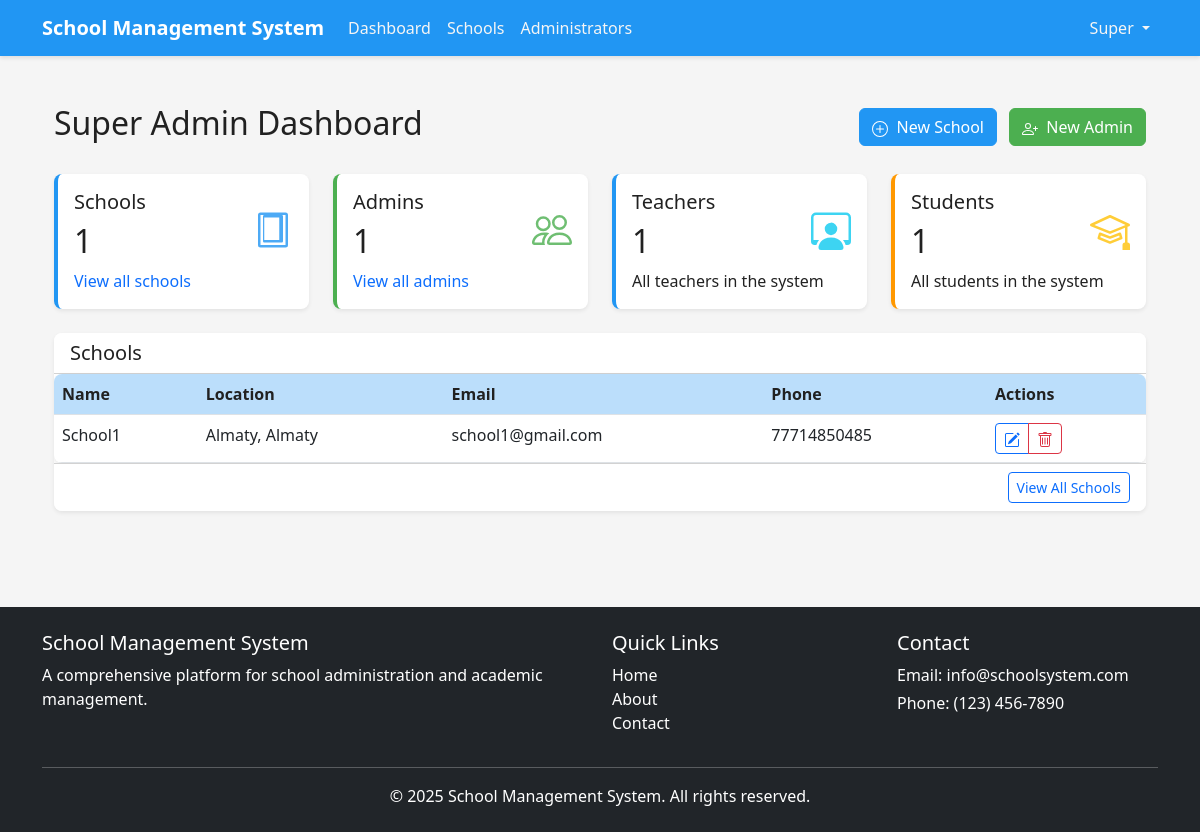
Page /super-admin/dashboard (signed in) on the committed database.
### app/models/user.py (models this page shows, shortened)
class User(db.Model, UserMixin):
    id = db.Column(db.Integer, primary_key=True)
    school_id = db.Column(db.Integer, db.ForeignKey('school.id'), nullable=True)
    first_name = db.Column(db.String(50), nullable=False)
    last_name = db.Column(db.String(50), nullable=False)
    email = db.Column(db.String(120), unique=True, nullable=False)
    password_hash = db.Column(db.String(60), nullable=False)
    is_active = db.Column(db.Boolean, default=True)
    created_at = db.Column(db.DateTime, default=datetime.utcnow)
    updated_at = db.Column(db.DateTime, default=datetime.utcnow, onupdate=datetime.utcnow)
    roles = db.relationship('Role', secondary=user_roles, lazy='subquery',
                            backref=db.backref('users', lazy=True))
    school = db.relationship('School', backref='users')
    children = db.relationship(
        'User',
        secondary=parent_student,
        primaryjoin=(parent_student.c.parent_id == id),
        secondaryjoin=(parent_student.c.student_id == id),
        backref=db.backref('parents', lazy='dynamic'),
        lazy='dynamic'
    )
    teaching_subjects = db.relationship(
        'Subject',
        secondary=teacher_subject,
        lazy='subquery',
        backref=db.backref('teachers', lazy=True)
    )
    enrolled_subjects = db.relationship(
        'Subject',
        secondary=subject_enrollment,
        lazy='subquery',
        backref=db.backref('students', lazy=True)
    )
    grades = db.relationship('Grade', backref='student', lazy=True,
                            foreign_keys='Grade.student_id')
    attendances = db.relationship('Attendance', backref='student', lazy=True,
                                foreign_keys='Attendance.student_id')
    def has_role(self, role_name):
        return any(role.name == role_name for role in self.roles)
    def is_super_admin(self):
        return self.has_role('super_admin')

### app/models/school.py (models this page shows, shortened)
class School(db.Model):
    id = db.Column(db.Integer, primary_key=True)
    name = db.Column(db.String(100), nullable=False)
    address = db.Column(db.String(200))
    city = db.Column(db.String(50))
    state = db.Column(db.String(50))
    zip_code = db.Column(db.String(20))
    country = db.Column(db.String(50))
    phone = db.Column(db.String(20))
    email = db.Column(db.String(120))
    website = db.Column(db.String(120))
    description = db.Column(db.Text)
    logo = db.Column(db.String(255))
    created_at = db.Column(db.DateTime, default=datetime.utcnow)
    updated_at = db.Column(db.DateTime, default=datetime.utcnow, onupdate=datetime.utcnow)
    subjects = db.relationship('Subject', backref='school', lazy=True)
    schedules = db.relationship('Schedule', backref='school', lazy=True)

### app/views/super_admin.py (the view)
@super_admin.route('/dashboard')
@login_required
@super_admin_required
def dashboard():
    schools_count = School.query.count()
    admins_count = User.query.join(User.roles).filter(Role.name == 'admin').count()
    teachers_count = User.query.join(User.roles).filter(Role.name == 'teacher').count()
    students_count = User.query.join(User.roles).filter(Role.name == 'student').count()
    schools = School.query.order_by(School.name).all()
    return render_template(
        'super_admin/dashboard.html',
        schools_count=schools_count,
        admins_count=admins_count,
        teachers_count=teachers_count,
        students_count=students_count,
        schools=schools
    )

### app/models/user.py (called while the page is built)
@login_manager.user_loader
def load_user(user_id):
    return User.query.get(int(user_id))

### app/utils/access_control.py (called while the page is built)
def role_required(*roles):
    def decorator(f):
        @wraps(f)
        def decorated_function(*args, **kwargs):
            if not current_user.is_authenticated:
                flash('Please log in to access this page.', 'warning')
                return redirect(url_for('auth.login'))
            has_role = False
            for role in roles:
                if current_user.has_role(role):
                    has_role = True
                    break
            if not has_role:
                abort(403)
            return f(*args, **kwargs)
        return decorated_function
    return decorator

### run.py (called while the page is built)
@app.context_processor
def inject_now():
    return {'now': datetime.utcnow()}

### app/templates/super_admin/dashboard.html (shortened to what this page needs)
{% extends "base.html" %}
{% block content %}
<div class="container py-4">
    <div class="d-flex justify-content-between align-items-center mb-4">
        <h1 class="h2">Super Admin Dashboard</h1>
        <div>
            <a href="{{ url_for('super_admin.create_school') }}" class="btn btn-primary">
                New School
            </a>
            <a href="{{ url_for('super_admin.create_admin') }}" class="btn btn-success ms-2">
                New Admin
            </a>
        </div>
    </div>
    <div class="row mb-4">
        <div class="col-md-3">
            <div class="card shadow-sm stats-card stats-primary">
                <div class="card-body">
                    <div class="d-flex justify-content-between align-items-center">
                        <div>
                            <h5 class="card-title mb-0">Schools</h5>
                            <h2 class="mt-2 mb-0">{{ schools_count }}</h2>
                        </div>
                        <div class="stats-icon text-primary">
                        </div>
                    </div>
                    <p class="card-text mt-2">
                        <a href="{{ url_for('super_admin.schools_list') }}" class="text-decoration-none">View all schools</a>
                    </p>
                </div>
            </div>
        </div>
        <div class="col-md-3">
            <div class="card shadow-sm stats-card stats-success">
                <div class="card-body">
                    <div class="d-flex justify-content-between align-items-center">
                        <div>
                            <h5 class="card-title mb-0">Admins</h5>
                            <h2 class="mt-2 mb-0">{{ admins_count }}</h2>
                        </div>
                        <div class="stats-icon text-success">
                        </div>
                    </div>
                    <p class="card-text mt-2">
                        <a href="{{ url_for('super_admin.admins_list') }}" class="text-decoration-none">View all admins</a>
                    </p>
                </div>
            </div>
        </div>
        <div class="col-md-3">
            <div class="card shadow-sm stats-card stats-info">
                <div class="card-body">
                    <div class="d-flex justify-content-between align-items-center">
                        <div>
                            <h5 class="card-title mb-0">Teachers</h5>
                            <h2 class="mt-2 mb-0">{{ teachers_count }}</h2>
                        </div>
                        <div class="stats-icon text-info">
                        </div>
                    </div>
                    <p class="card-text mt-2">All teachers in the system</p>
                </div>
            </div>
        </div>
        <div class="col-md-3">
            <div class="card shadow-sm stats-card stats-warning">
                <div class="card-body">
                    <div class="d-flex justify-content-between align-items-center">
                        <div>
                            <h5 class="card-title mb-0">Students</h5>
                            <h2 class="mt-2 mb-0">{{ students_count }}</h2>
                        </div>
                        <div class="stats-icon text-warning">
                        </div>
                    </div>
                    <p class="card-text mt-2">All students in the system</p>
                </div>
            </div>
        </div>
    </div>
    <div class="row">
        <div class="col-12">
            <div class="card shadow-sm">
                <div class="card-header bg-white">
                    <h5 class="mb-0">Schools</h5>
                </div>
                <div class="card-body p-0">
                    <div class="table-container">
                        <table class="table table-hover mb-0">
                            <thead>
                                <tr>
                                    <th>Name</th>
                                    <th>Location</th>
                                    <th>Email</th>
                                    <th>Phone</th>
                                    <th>Actions</th>
                                </tr>
                            </thead>
                            <tbody>
                                {% if schools %}
                                    {% for school in schools %}
                                        <tr>
                                            <td>{{ school.name }}</td>
                                            <td>{{ school.city }}, {{ school.state }}</td>
                                            <td>{{ school.email }}</td>
                                            <td>{{ school.phone }}</td>
                                            <td>
                                                <div class="btn-group btn-group-sm">
                                                    <a href="{{ url_for('super_admin.edit_school', school_id=school.id) }}" class="btn btn-outline-primary">
                                                    </a>
                                                    <button type="button" class="btn btn-outline-danger" data-bs-toggle="modal" data-bs-target="#deleteSchoolModal{{ school.id }}">
                                                    </button>
                                                </div>
                                            </td>
                                        </tr>
                                    {% endfor %}
                                {% else %}
                                    <tr>
                                        <td colspan="5" class="text-center py-3">No schools found. <a href="{{ url_for('super_admin.create_school') }}">Create a new school</a>.</td>
                                    </tr>
                                {% endif %}
                            </tbody>
                        </table>
                    </div>
                </div>
                <div class="card-footer bg-white text-end">
                    <a href="{{ url_for('super_admin.schools_list') }}" class="btn btn-sm btn-outline-primary">View All Schools</a>
                </div>
            </div>
        </div>
    </div>
</div>
{% endblock %}

### app/templates/base.html (shortened to what this page needs)
<!DOCTYPE html>
<html lang="en">
<head>
    <link rel="stylesheet" href="{{ url_for('static', filename='css/bootstrap.min.css') }}">
    <link rel="stylesheet" href="{{ url_for('static', filename='css/style.css') }}">
</head>
<body>
    <header>
        <nav class="navbar navbar-expand-lg navbar-dark bg-primary">
            <div class="container">
                <a class="navbar-brand" href="{{ url_for('main.index') }}">
                    <span class="fw-bold">School Management System</span>
                </a>
                <div class="collapse navbar-collapse" id="navbarNav">
                    <ul class="navbar-nav me-auto">
                        {% if current_user.is_authenticated %}
                            {% if current_user.is_super_admin() %}
                                <li class="nav-item">
                                    <a class="nav-link" href="{{ url_for('super_admin.dashboard') }}">Dashboard</a>
                                </li>
                                <li class="nav-item">
                                    <a class="nav-link" href="{{ url_for('super_admin.schools_list') }}">Schools</a>
                                </li>
                                <li class="nav-item">
                                    <a class="nav-link" href="{{ url_for('super_admin.admins_list') }}">Administrators</a>
                                </li>
                            {% endif %}
                        {% endif %}
                    </ul>
                    <ul class="navbar-nav">
                        {% if current_user.is_authenticated %}
                            <li class="nav-item dropdown">
                                <a class="nav-link dropdown-toggle" href="#" id="userDropdown" role="button" data-bs-toggle="dropdown">
                                    {{ current_user.first_name }}
                                </a>
                            </li>
                        {% else %}
                            <li class="nav-item">
                                <a class="nav-link" href="{{ url_for('auth.login') }}">Login</a>
                            </li>
                        {% endif %}
                    </ul>
                </div>
            </div>
        </nav>
    </header>
    <main class="container my-4">
        {% block content %}{% endblock %}
    </main>
    <footer class="bg-dark text-white py-4 mt-5">
        <div class="container">
            <div class="row">
                <div class="col-md-6">
                    <h5>School Management System</h5>
                    <p>A comprehensive platform for school administration and academic management.</p>
                </div>
                <div class="col-md-3">
                    <h5>Quick Links</h5>
                    <ul class="list-unstyled">
                        <li><a href="{{ url_for('main.index') }}" class="text-decoration-none text-white">Home</a></li>
                        <li><a href="{{ url_for('main.about') }}" class="text-decoration-none text-white">About</a></li>
                        <li><a href="{{ url_for('main.contact') }}" class="text-decoration-none text-white">Contact</a></li>
                    </ul>
                </div>
                <div class="col-md-3">
                    <h5>Contact</h5>
                    <address class="mb-0">
                        <p class="mb-1">Email: info@schoolsystem.com</p>
                        <p class="mb-1">Phone: (123) 456-7890</p>
                    </address>
                </div>
            </div>
            <hr>
            <div class="text-center">
                <p class="mb-0">&copy; {{ now.year }} School Management System. All rights reserved.</p>
            </div>
        </div>
    </footer>
</body>
</html>

### app/static/css/style.css (style rules this page uses)
:root { --primary-color: #2196f3; --primary-dark: #1976d2; --primary-light: #bbdefb; --secondary-color: #4caf50; --secondary-dark: #388e3c; --secondary-light: #c8e6c9; --accent-color: #009688; --text-dark: #212121; --text-medium: #757575; --text-light: #f5f5f5; --background-light: #ffffff; --background-grey: #f5f5f5; --danger-color: #f44336; --warning-color: #ff9800; --success-color: #4caf50; --info-color: #2196f3; }
body { font-family: 'Segoe UI', Tahoma, Geneva, Verdana, sans-serif; color: var(--text-dark); background-color: var(--background-grey); min-height: 100vh; display: flex; flex-direction: column; }
main { flex: 1; }
.btn-primary { background-color: var(--primary-color); border-color: var(--primary-color); }
.btn-success { background-color: var(--secondary-color); border-color: var(--secondary-color); }
.bg-primary { background-color: var(--primary-color) !important; }
.text-primary { color: var(--primary-color) !important; }
.text-success { color: var(--secondary-color) !important; }
.card { border-radius: 8px; overflow: hidden; border: none; box-shadow: 0 2px 4px rgba(0, 0, 0, 0.1); transition: all 0.3s ease; }
.card-header { font-weight: 600; }
.stats-card { border-left: 4px solid var(--primary-color); background-color: var(--background-light); }
.stats-card.stats-primary { border-color: var(--primary-color); }
.stats-card.stats-success { border-color: var(--secondary-color); }
.stats-card.stats-info { border-color: var(--info-color); }
.stats-card.stats-warning { border-color: var(--warning-color); }
.stats-card .stats-icon { font-size: 2.5rem; opacity: 0.8; }
.table-container { background-color: var(--background-light); border-radius: 8px; box-shadow: 0 2px 4px rgba(0, 0, 0, 0.1); overflow: hidden; }
.table th { background-color: var(--primary-light); color: var(--text-dark); font-weight: 600; }
.navbar { box-shadow: 0 2px 4px rgba(0, 0, 0, 0.1); }
.navbar-brand { font-weight: 700; }
.navbar-dark .navbar-nav .nav-link { color: var(--text-light); }
footer { padding: 2rem 0; margin-top: auto; }

### rows in the picture
User: first_name "Super"
School: name "School1", city "Almaty", state "Almaty", email "school1@gmail.com", phone "77714850485"

### other values in the picture
{{ schools_count }} "1"
{{ admins_count }} "1"
{{ teachers_count }} "1"
{{ students_count }} "1"
